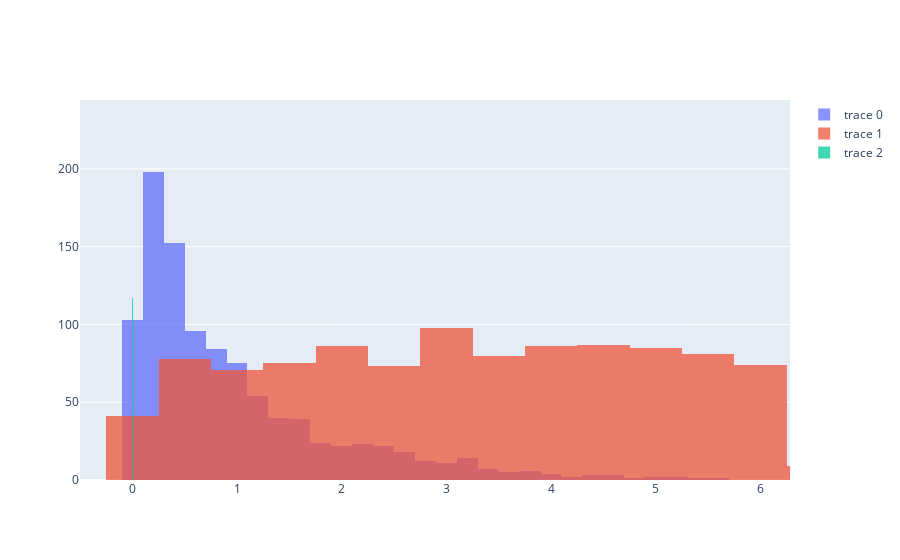

Source (notebook cell):
### Code cell
fig = go.Figure()
fig.update_xaxes(range=[-0.5, 2*np.pi])
fig.add_trace(go.Histogram(x=plot_data_short.pos2))
fig.add_trace(go.Histogram(x=plot_data_short.pos3))
fig.add_trace(go.Histogram(x=plot_data_short.pos1))

# Overlay both histograms
fig.update_layout(barmode='overlay')
# Reduce opacity to see both histograms
fig.update_traces(opacity=0.75)
fig.show()

### Figure 1 — Plotly figure (JSON) as saved in the notebook; plotly's stock layout.template omitted (floating-point values rounded to 4 significant figures; data arrays with more than 128 entries replaced by an {"elided": "..."} marker saying what was removed)
{"data": [{"opacity": 0.75, "type": "histogram", "x": {"elided": "1024 float values"}}, {"opacity": 0.75, "type": "histogram", "x": {"elided": "1024 float values"}}, {"opacity": 0.75, "type": "histogram", "x": {"elided": "1024 float values"}}], "layout": {"barmode": "overlay", "xaxis": {"range": [-0.5, 6.283]}}}
